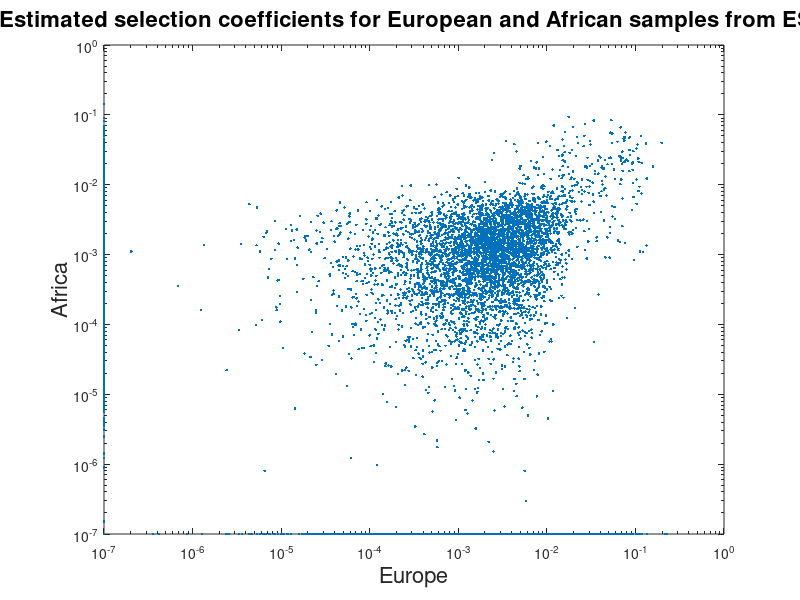

Recreate this plot in MATLAB. (Note: this script raises an error after producing the figure.)
% Make figures from ESP:
figs_dir = 'C:\Users\user\Dropbox\HUJI\Grants\ISF\2015_16\figs\'

n_genes = 18617;
s_vec = -log2(rand(n_genes, 1));

s_vec = s_vec ./ (5000*max(s_vec));

s_vec(1:1000) = s_vec(1:1000) * 100;

s_vec1 = s_vec + randn(n_genes, 1) .* sqrt(s_vec);
s_vec2 = s_vec + randn(n_genes, 1) .* 0.5 .* sqrt(s_vec);

s_vec1(2000:3000) = s_vec1(2000:3000) * 0.1;
s_vec2(5000:6000) = s_vec2(5000:6000) * 0.2;

s_vec1 = min(max(s_vec1, 0.0000001), 1);
s_vec2 = min(max(s_vec2, 0.0000001), 1);



figure; loglog(s_vec1, s_vec2, '.');
xlabel('Europe', 'fontsize', 16); ylabel('Africa', 'fontsize', 16);
title('Estimated selection coefficients for European and African samples from ESP', 'fontsize', 16);
my_saveas(gcf, fullfile(figs_dir, 'ESP_EuropeAfrica'), {'epsc', 'pdf', 'fig', 'jpg'})






%%%%%%%%%%%%%%%%%%%%%%%%%%%%%%%%%%%%%%%%%%%%%%%%%%%%%%%%%%%%%%%%%%%%%%%%%%%%%%%%%%%%%%%%%%%%%%%%%%%%%%%
%%%%%%%%%%%%%%%%%%%%%%%%%%%%%%%%%%%%%%%%%%%%%%%%%%%%%%%%%%%%%%%%%%%%%%%%%%%%%%%%%%%%%%%%%%%%%%%%%%%%%%%

output_plot_file_name = '_s_confidence_interval';
mu = 10^(-5); % rate used for simulations per gene

s_vec = logspace(-4, -1, 1000); 
est_s_vec = s_vec 

z_vec = ones(size(s_vec))
z_vec2 = max(0.0001, s_vec - 0.002-5*s_vec.^2 + 4.*s_vec.^3 + 0.0002 ./ (0.11-s_vec)); 
z_vec2(800:end) = z_vec2(800:end) +  (z_vec2(800:end) - z_vec2(800))*0.5;

ratio_vec = zeros(size(s_vec));
ratio_vec(100:end) = linspace(0, 1, 901)
z_vec_minus = max(0.0001, z_vec2 .* ratio_vec);
ratio_vec2 = ones(size(s_vec));
ratio_vec2(1:end) = linspace(10, 1, 1000)

z_vec_plus = max(0.0000, max(0.0001, z_vec2) .* ratio_vec2);
z_vec_plus(1:149) = 0.75*10^(-6) ./ z_vec_plus(1:149); 

figure; 
loglog(s_vec, z_vec2, 'linewidth', 2); hold on;
loglog(s_vec, s_vec, '--', 'linewidth', 2); hold on;
loglog(s_vec, z_vec_minus, 'k--', 'linewidth', 2);
loglog(s_vec, z_vec_plus, 'k--', 'linewidth', 2);

%                set(gca, 'xscale', 'log'); set(gca, 'yscale', 'log');
xlabel('Estimated selection coefficient $\hat{s}$', 'fontsize', 14, 'fontweight', 'bold', 'interpreter', 'latex');
ylabel('True selection coefficient $s$', 'fontsize', 14, 'fontweight', 'bold', 'interpreter', 'latex');
title(['Distribution of Estimated s'], 'fontsize', 14, 'fontweight', 'bold', 'interpreter', 'latex'); %   Mean=' num2str(mean(f_null)) '.St.d.=' num2str(std(f_null))]);
h_leg = legend({'Median $\hat{s}$', 'True $s$', '$95\%$ confidence'}, 4, 'interpreter', 'latex');
set(h_leg,'Xcolor',[0.8 0.8 0.8],'Ycolor',[0.8 0.8 0.8]);
add_faint_grid(0.5);
my_saveas(gcf, fullfile(figs_dir, 'new_s_estimation'), {'epsc', 'pdf', 'fig', 'jpg'})




% Power boost: 
power_vec = 1-2.*log2(rand(n_genes, 1));
power_vec(1:1000) = power_vec(1:1000)*20;
power_vec(5000:10000) = power_vec(5000:10000)+randn(5001,1);

power_vec = max(0.999, power_vec);
figure; hist((power_vec), 1000); 
set(gca,'xscale','log'); hold on; 
xlabel('Power-ratio', 'fontsize', 16); ylabel('Num. genes', 'fontsize', 16); 
title('Relative reduction in sample size due to gene-specific threshold for different genes'); 
my_saveas(gcf, fullfile(figs_dir, 'power_boost'), {'epsc', 'pdf', 'fig', 'jpg'})



